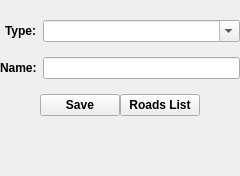
                                  <widget class="QWidget" name="page_road">
                                    <layout class="QVBoxLayout" name="verticalLayout_20">
                                      <item>
                                        <widget class="QWidget" name="widget_5" native="true">
                                          <layout class="QVBoxLayout" name="verticalLayout_9">
                                            <item>
                                              <layout class="QFormLayout" name="formLayout_road">
                                                <property name="labelAlignment"><set>Qt::AlignRight</set></property><property name="verticalSpacing">
                                                  <number>15</number>
                                                </property>
                                                <item row="0" column="0">
                                                  <widget class="QLabel" name="label_22">
                                                    <property name="font">
                                                      <font>
                                                        <weight>75</weight>
                                                        <bold>true</bold>
                                                      </font>
                                                    </property>
                                                    <property name="text">
                                                      <string>Type:</string>
                                                    </property>
                                                  </widget>
                                                </item>
                                                <item row="0" column="1">
                                                  <widget class="QComboBox" name="type_road">
                                                    <property name="toolTip">
                                                      <string>&lt;html&gt;&lt;head/&gt;&lt;body&gt;&lt;p&gt;Select road type&lt;/p&gt;&lt;/body&gt;&lt;/html&gt;</string>
                                                    </property>
                                                    <property name="editable">
                                                      <bool>true</bool>
                                                    </property>
                                                  </widget>
                                                </item>
                                                <item row="1" column="0">
                                                  <widget class="QLabel" name="label_23">
                                                    <property name="font">
                                                      <font>
                                                        <weight>75</weight>
                                                        <bold>true</bold>
                                                      </font>
                                                    </property>
                                                    <property name="text">
                                                      <string>Name:</string>
                                                    </property>
                                                  </widget>
                                                </item>
                                                <item row="1" column="1">
                                                  <widget class="QLineEdit" name="road_name">
                                                    <property name="toolTip">
                                                      <string>&lt;html&gt;&lt;head/&gt;&lt;body&gt;&lt;p align="justify"&gt;The road name must not be concatenated with the road type, e.g.&lt;span style=" font-weight:600;"&gt; Didouche Mourad Street &lt;/span&gt;&lt;/p&gt;&lt;p align="justify"&gt;&lt;span style=" font-weight:600;"&gt;Road Type:&lt;/span&gt; Street&lt;/p&gt;&lt;p align="justify"&gt;&lt;span style=" font-weight:600;"&gt;Road Name:&lt;/span&gt; Didouche Mourad&lt;/p&gt;&lt;/body&gt;&lt;/html&gt;</string>
                                                    </property>
                                                  </widget>
                                                </item>
                                                <item row="2" column="0" colspan="2">
                                                  <layout class="QHBoxLayout" name="horizontalLayout_12">
                                                    <item><spacer name="hs_horizontalLayout_12_left"><property name="orientation"><enum>Qt::Horizontal</enum></property><property name="sizeHint" stdset="0"><size><width>40</width><height>20</height></size></property></spacer></item><item>
                                                      <widget class="QPushButton" name="submit_road">
                                                        <property name="font">
                                                          <font>
                                                            <weight>75</weight>
                                                            <bold>true</bold>
                                                          </font>
                                                        </property>
                                                        <property name="toolTip">
                                                          <string>Save information and geometry in the database</string>
                                                        </property>
                                                        <property name="text">
                                                          <string>Save</string>
                                                        </property>
                                                        <property name="icon">
                                                          <iconset>
                                                            <normaloff>../icons/icons8-save-50.png</normaloff>../icons/icons8-save-50.png</iconset>
                                                        </property>
                                                      </widget>
                                                    </item>
                                                    <item>
                                                      <widget class="QPushButton" name="list_roads">
                                                        <property name="font">
                                                          <font>
                                                            <weight>75</weight>
                                                            <bold>true</bold>
                                                          </font>
                                                        </property>
                                                        <property name="toolTip">
                                                          <string>Save information and geometry in the database</string>
                                                        </property>
                                                        <property name="text">
                                                          <string>Roads List</string>
                                                        </property>
                                                        <property name="icon">
                                                          <iconset>
                                                            <normaloff>../icons/icons8-list-50.png</normaloff>../icons/icons8-list-50.png</iconset>
                                                        </property>
                                                      </widget>
                                                    </item>
                                                  <item><spacer name="hs_horizontalLayout_12_right"><property name="orientation"><enum>Qt::Horizontal</enum></property><property name="sizeHint" stdset="0"><size><width>40</width><height>20</height></size></property></spacer></item></layout>
                                                </item>
                                              </layout>
                                            </item>
                                          <property name="leftMargin"><number>0</number></property><property name="rightMargin"><number>0</number></property></layout>
                                        </widget>
                                      </item>
                                      <item>
                                        <spacer name="verticalSpacer_4">
                                          <property name="orientation">
                                            <enum>Qt::Vertical</enum>
                                          </property>
                                          <property name="sizeHint" stdset="0">
                                            <size>
                                              <width>20</width>
                                              <height>40</height>
                                            </size>
                                          </property>
                                        </spacer>
                                      </item>
                                    <property name="leftMargin"><number>0</number></property><property name="rightMargin"><number>0</number></property></layout>
                                  </widget>
